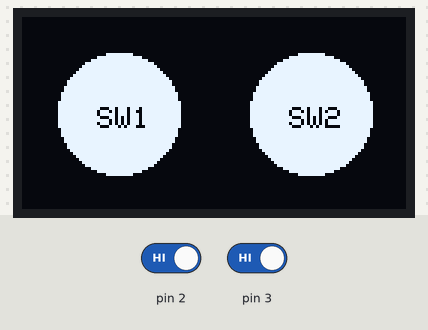
This sketch was run on a simulated Arduino Uno, built with avr-gcc and run on an emulated ATmega328P. On the bench: 128×64 one-colour display. Inputs (shaded band) come from the test bench; at power-on: pin 2 HIGH, pin 3 HIGH.

Above: at 1.2 s.
1.3 s: pin 2 driven LOW
At 1.7 s:
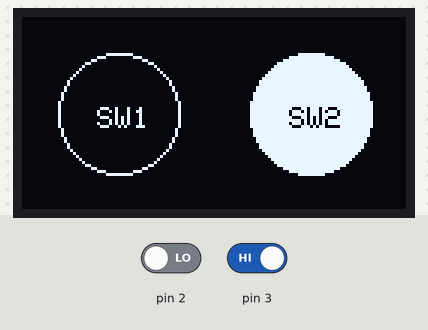
2.8 s: pin 2 driven HIGH
At 3.1 s:
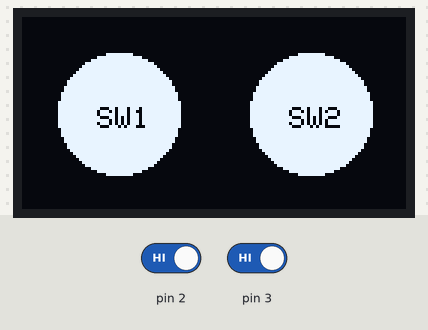
4.3 s: pin 3 driven LOW
At 4.8 s:
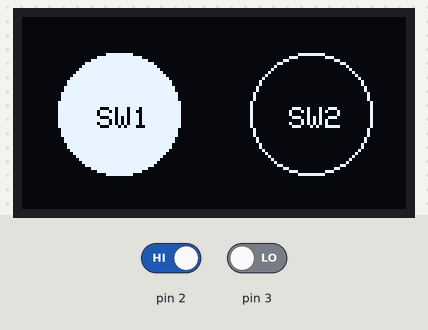
5.8 s: pin 3 driven HIGH
At 6.3 s:
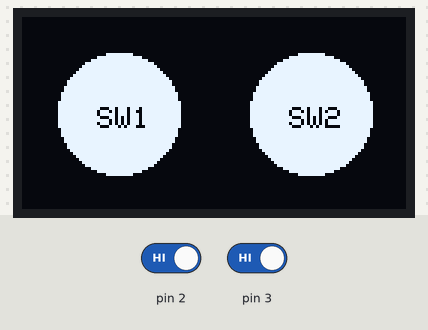
Timing chart, 0 to 8.3 s (numbered marks = the images above; inputs shaded):
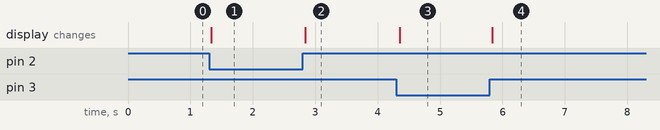

Measured:
- after the input at 1.3 s, the display: changes at once (image 1)
- after the input at 2.8 s, the display: changes at once (image 2)
- after the input at 4.3 s, the display: changes after 0.06 s (image 3)
- after the input at 5.8 s, the display: changes at once (image 4)

The sketch:

wk7-Q1.ino
```cpp
#include <SPI.h>
#include <Wire.h>
#include <ThreeWire.h>
#include <RtcDS1302.h>
#include <Adafruit_GFX.h>
#include <Adafruit_SSD1306.h>
#define SCREEN_WIDTH 128 // OLED display width, in pixels
#define SCREEN_HEIGHT 64 // OLED display height, in pixels
#define OLED_RESET -1 // Reset pin # (or -1 if sharing Arduino reset pin)
Adafruit_SSD1306 display(SCREEN_WIDTH, SCREEN_HEIGHT, &Wire, OLED_RESET);
ThreeWire myWire(8,9,10); // IO, SCLK, CE
RtcDS1302<ThreeWire> Rtc(myWire);
void setup(){
  pinMode(2, INPUT);
  pinMode(3, INPUT);
  display.begin(SSD1306_SWITCHCAPVCC, 0x3c);
  beginDisplay();
}
void loop(){
  display.clearDisplay();
  onSW();
//  RTC();

}
void onSW(){
  if (digitalRead(2) == 0){
  display.drawCircle(SCREEN_WIDTH/4, SCREEN_HEIGHT/2, 20, WHITE);
  display.fillCircle(SCREEN_WIDTH - SCREEN_WIDTH/4 , SCREEN_HEIGHT/2, 20, WHITE);
  display.setTextSize(1);
  display.setTextColor(WHITE);
  display.setCursor(SCREEN_WIDTH/4 - 7,SCREEN_HEIGHT/2 -2);
  display.println("SW1");
  display.setTextColor(BLACK);
  display.setCursor((SCREEN_WIDTH - SCREEN_WIDTH/4) - 7, SCREEN_HEIGHT/2 -2);
  display.println("SW2");
  display.display();
  }

  if (digitalRead(3) == 0){
  display.fillCircle(SCREEN_WIDTH/4, SCREEN_HEIGHT/2, 20, WHITE);
  display.drawCircle(SCREEN_WIDTH - SCREEN_WIDTH/4 , SCREEN_HEIGHT/2, 20, WHITE);
  display.setTextSize(1);
  display.setTextColor(BLACK);
  display.setCursor(SCREEN_WIDTH/4 - 7,SCREEN_HEIGHT/2 -2);
  display.println("SW1");
  display.setTextColor(WHITE);
  display.setCursor((SCREEN_WIDTH - SCREEN_WIDTH/4) - 7, SCREEN_HEIGHT/2 -2);
  display.println("SW2");
  display.display();
  }

  if (digitalRead(3) ==1 && digitalRead(2) ==1 ){
  beginDisplay();
  }
  if(digitalRead(3) ==0 && digitalRead(2) ==0 ){
  display.drawCircle(SCREEN_WIDTH/4, SCREEN_HEIGHT/2, 20, WHITE);
  display.drawCircle(SCREEN_WIDTH - SCREEN_WIDTH/4 , SCREEN_HEIGHT/2, 20, WHITE);
  display.setTextSize(1);
  display.setTextColor(WHITE);
  display.setCursor(SCREEN_WIDTH/4 - 7,SCREEN_HEIGHT/2 -2);
  display.println("SW1");
  display.setTextColor(WHITE);
  display.setCursor((SCREEN_WIDTH - SCREEN_WIDTH/4) - 7, SCREEN_HEIGHT/2 -2);
  display.println("SW2");
  display.display();
  }
}
void beginDisplay(){

  display.clearDisplay(); // clears the screen and buffer
  display.fillCircle(SCREEN_WIDTH/4, SCREEN_HEIGHT/2, 20, WHITE);
  display.fillCircle(SCREEN_WIDTH - SCREEN_WIDTH/4 , SCREEN_HEIGHT/2, 20, WHITE);
  display.setTextSize(1);
  display.setTextColor(BLACK);
  display.setCursor(SCREEN_WIDTH/4 - 7,SCREEN_HEIGHT/2 -2);
  display.println("SW1");
  display.setCursor((SCREEN_WIDTH - SCREEN_WIDTH/4) - 7, SCREEN_HEIGHT/2 -2);
  display.println("SW2");
  display.display();

}

void RTC(){
  RtcDateTime now = Rtc.GetDateTime();
  display.clearDisplay();
  Serial.println(now.Year());
  display.setTextSize(1);
  display.setTextColor(WHITE);
  display.setCursor(SCREEN_WIDTH/3 - 7,SCREEN_HEIGHT/2 -2);
  Serial.println(String(now.Year()) +" / "+ String(now.Month()) +" / "+ String(now.Day() ));
  display.setCursor(SCREEN_WIDTH/3 ,SCREEN_HEIGHT/2 + 10);
  Serial.println(String(now.Hour() )+ " : "+ String( now.Minute()) + " : " + String(now.Second()));
//  display.setCursor((SCREEN_WIDTH - SCREEN_WIDTH/4) - 7, SCREEN_HEIGHT/2 -2);
//  display.print(" ");
//  display.print();
  display.display();
}
```
